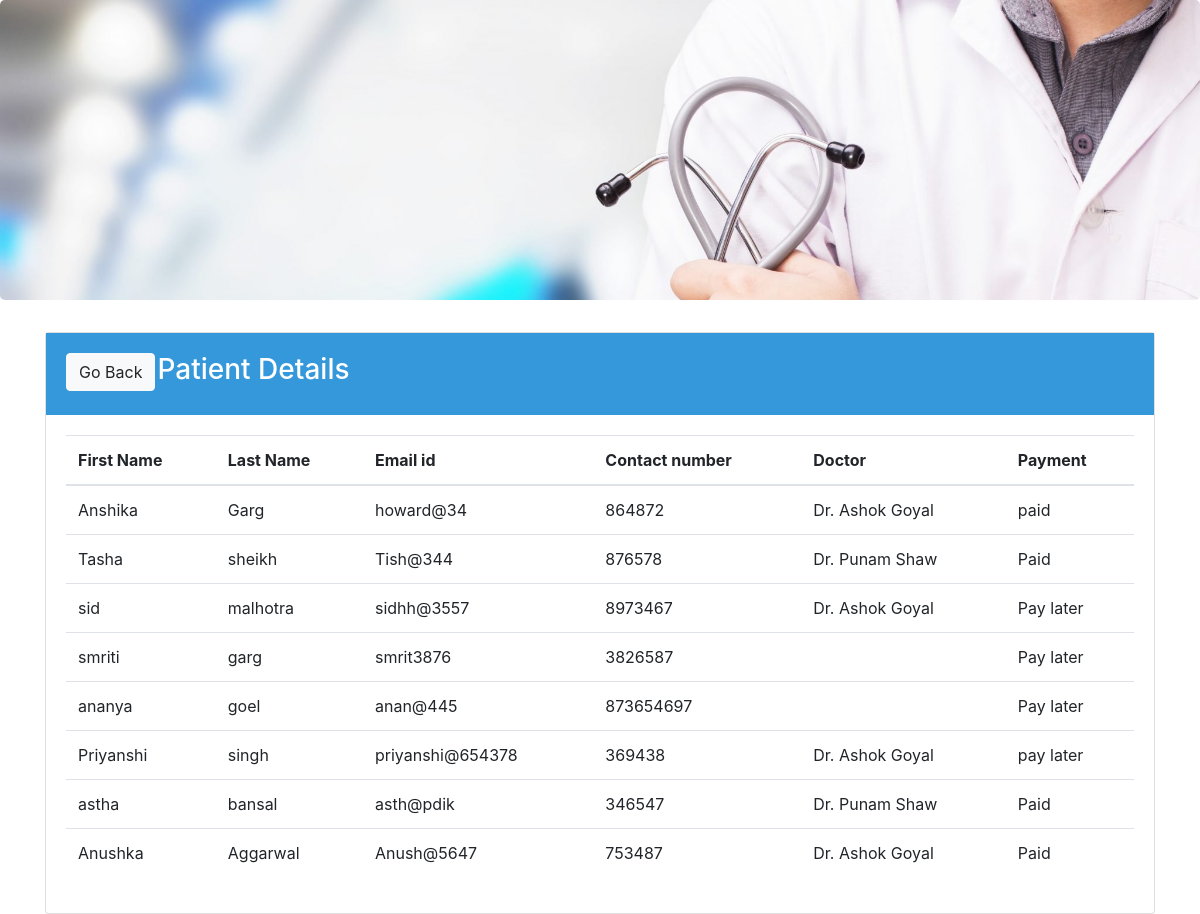
Page /Patient_details.php on the committed database.
### tables this page shows
CREATE TABLE `appointmenttb` (
  `fname` varchar(40) NOT NULL,
  `lname` varchar(40) NOT NULL,
  `email` varchar(40) NOT NULL,
  `contact` varchar(40) NOT NULL,
  `doctor` varchar(40) NOT NULL,
  `payment` varchar(40) NOT NULL
);

### func.php (the view, shortened to what this page needs)
<?php
$con=mysqli_connect("localhost","root","","hmsdb");
function get_patient_details(){
  global $con;
  $query="select * from appointmenttb";
  $result=mysqli_query($con,$query);
  while($row=mysqli_fetch_array($result))
  {
    $fname=$row['fname'];
    $lname=$row['lname'];
    $email=$row['email'];
    $contact=$row['contact'];
    $doctor=$row['doctor'];
    $payment=$row['payment'];
    echo "<tr>
      <td>$fname</td>
      <td>$lname</td>
      <td>$email</td>
      <td>$contact</td>
      <td>$doctor</td>
      <td>$payment</td>
    </tr>";
  }
}
?>

### Patient_details.php (shortened to what this page needs)
<!DOCTYPE html>
<?php include("func.php");?>
<html lang="en">
<head>
    <link rel="stylesheet" href="https://maxcdn.bootstrapcdn.com/bootstrap/4.0.0-beta/css/bootstrap.min.css">
</head>
<body>
<div class="jumbotron" style="background:url('images/3.jpg') no-repeat;background-size:cover;height:300px;"></div>
<div class="container">
    <div class ="card">
        <div class="card-body" style="background-color:#3498DB;color:#ffffff;">
        <div class="row">
          <div class="col-md-1">
            <a href="admin-panel.php" class ="btn btn-light">Go Back</a>
          </div>
          <div class="col-md-3"><h3> Patient Details<h3></div>
          <div class="col-md-8">
</div>
</div></div>
<div class="card-body">
<table class="table table-hover">
  <thead>
    <tr>
      <th >First Name</th>
      <th >Last Name</th>
      <th >Email id</th>
      <th >Contact number</th>
      <th >Doctor</th>
      <th >Payment</th>
    </tr>
  </thead>
  <tbody>
    <?php  get_patient_details();?>
  </tbody>
</table>
</div>
</div>
</body>
</html>

### rows in the picture
appointmenttb: fname "Anshika", lname "Garg", email "howard@34", contact "864872", doctor "Dr. Ashok Goyal", payment "paid"
appointmenttb: fname "Tasha", lname "sheikh", email "Tish@344", contact "876578", doctor "Dr. Punam Shaw", payment "Paid"
appointmenttb: fname "sid", lname "malhotra", email "sidhh@3557", contact "8973467", doctor "Dr. Ashok Goyal", payment "Pay later"
appointmenttb: fname "smriti", lname "garg", email "smrit3876", contact "3826587", payment "Pay later"
appointmenttb: fname "ananya", lname "goel", email "anan@445", contact "873654697", payment "Pay later"
appointmenttb: fname "Priyanshi", lname "singh", email "priyanshi@654378", contact "369438", doctor "Dr. Ashok Goyal", payment "pay later"
appointmenttb: fname "astha", lname "bansal", email "asth@pdik", contact "346547", doctor "Dr. Punam Shaw", payment "Paid"
appointmenttb: fname "Anushka", lname "Aggarwal", email "Anush@5647", contact "753487", doctor "Dr. Ashok Goyal", payment "Paid"
